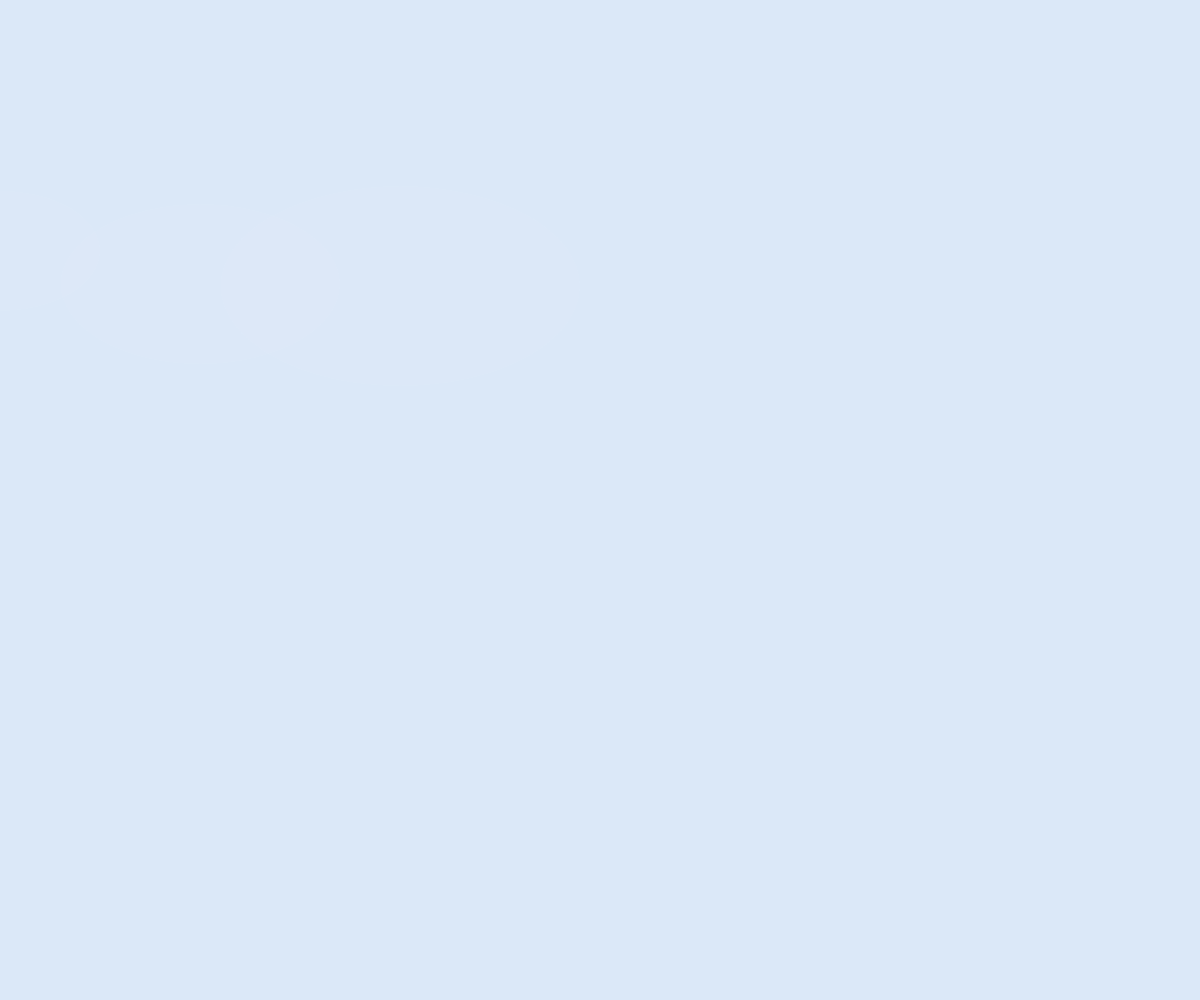
Frame 1 (no input)
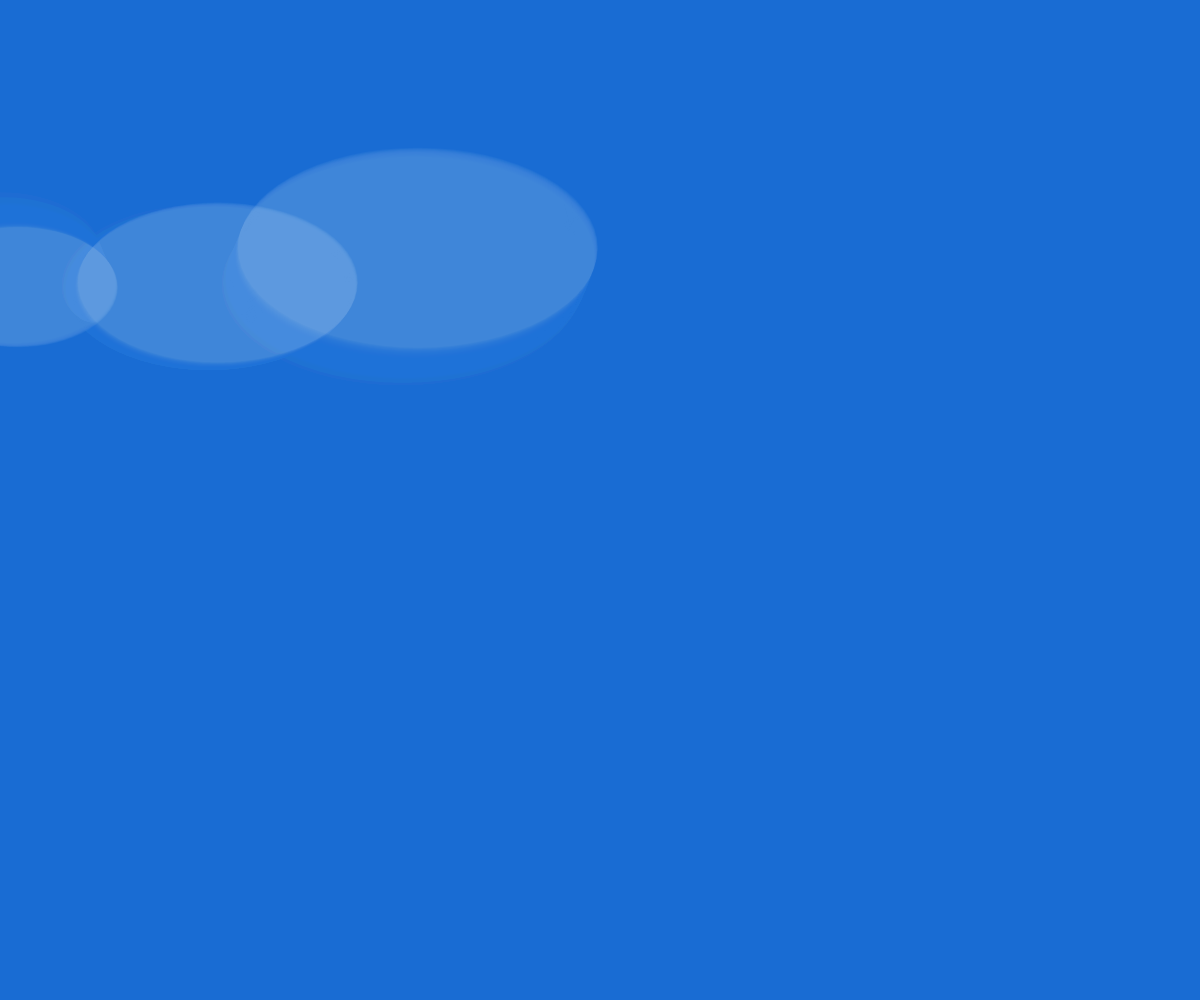
Frame 60 (no input)
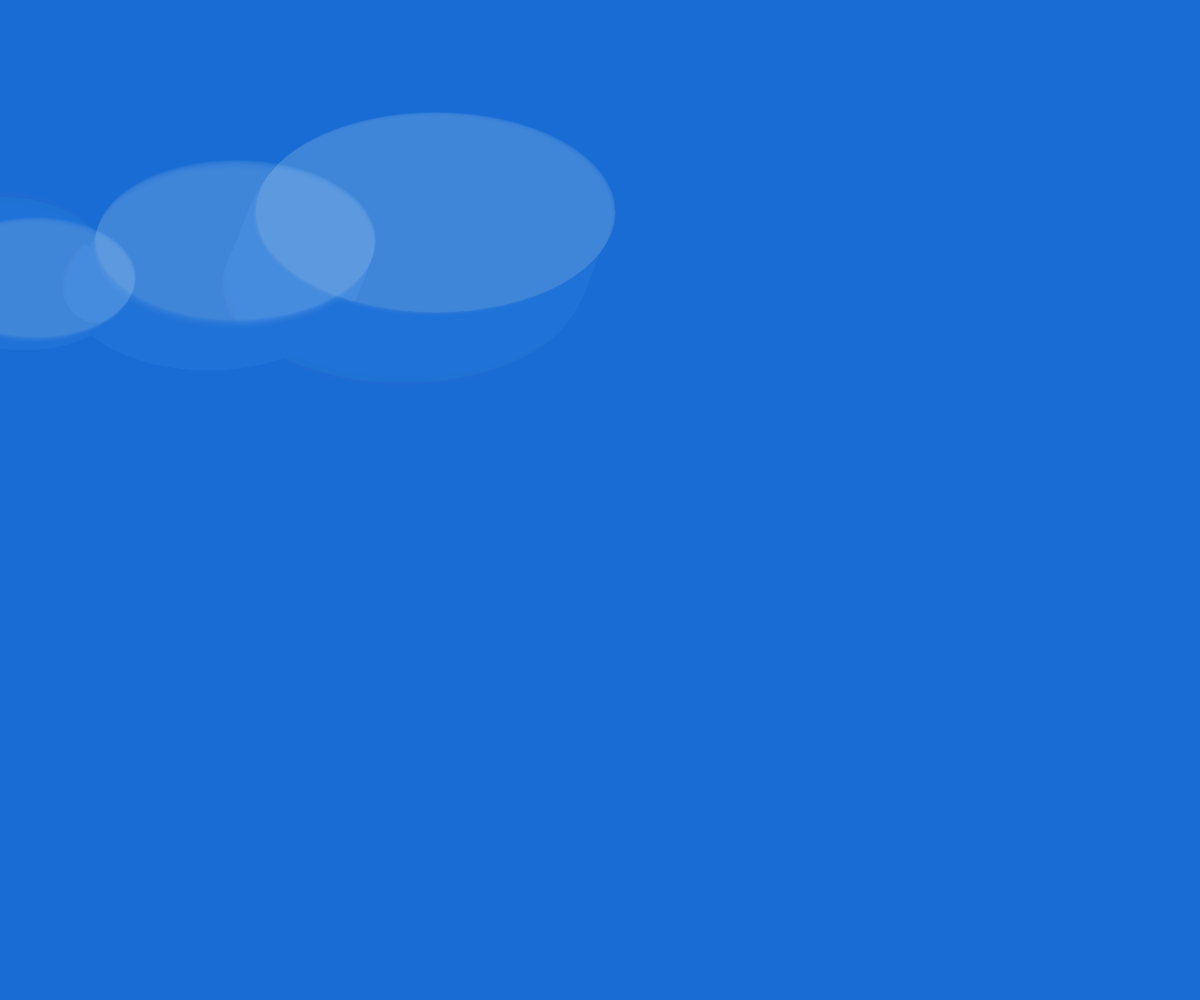
Frame 120 (the mouse pressed at the canvas centre since frame 60)

The p5.js sketch that drew these frames (run headless with seeded random() and noise() and a simulated clock; from frame 60 on, the mouse is pressed at the canvas centre):

// p5.js sketch
// ── sketch.js
// Interactive quiz with CSV download, random 4-question quiz, scoring and visual effects

// 預設題庫（可直接在此修改或改為載入外部檔案）
let questions = [
	{q: '台灣的首都是哪個城市？', choices: ['台北','台中','高雄','台南'], a:0, feedback:'台北是中華民國的首都（政府機關集中地）。'},
	{q: '水的沸點（攝氏）近似為？', choices: ['0','50','100','212'], a:2, feedback:'水在標準大氣壓下約在100°C沸騰。'},
	{q: '哪個行星被稱為紅色星球？', choices: ['金星','火星','木星','土星'], a:1, feedback:'火星因含氧化鐵表面呈紅色。'},
	{q: '光年是什麼單位？', choices: ['時間','長度','質量','亮度'], a:1, feedback:'光年是距離單位，光一年走過的距離。'},
	{q: '地球上最大的洋是？', choices: ['大西洋','印度洋','太平洋','北冰洋'], a:2, feedback:'太平洋是地球上最大、最深的洋。'},
	{q: '下列哪一項不是編程語言？', choices: ['Python','HTML','Java','C++'], a:1, feedback:'HTML 是標記語言，不算一般程式語言。'}
];

let quizQuestions = [];
let currentIndex = 0;
let score = 0;
let answered = 0;
let particles = [];

function setup(){
	createCanvas(windowWidth, windowHeight);
	// try to init UI listeners — DOM should be ready since script is after HTML, but ensure safety
	initUI();
}

function windowResized(){
	resizeCanvas(windowWidth, windowHeight);
}

function draw(){
	// soft background for visual layer
	background(30, 110, 210, 40);

	// floating glows
	noStroke();
	fill(255,255,255,8);
	for(let i=0;i<3;i++) ellipse((frameCount*0.3 + i*200) % width, height*0.25 + sin(frameCount*0.02 + i)*40, 200 + i*80, 120 + i*40);

	// draw and update particles (confetti)
	for(let i = particles.length-1; i>=0; i--){
		particles[i].update();
		particles[i].draw();
		if(particles[i].life <= 0) particles.splice(i,1);
	}
}

function initUI(){
	const dl = document.getElementById('download-csv');
	const st = document.getElementById('start-quiz');
	const rs = document.getElementById('reset-quiz');
	if(dl) dl.onclick = downloadSampleCSV;
	if(st) st.onclick = startQuiz;
	if(rs) rs.onclick = resetQuiz;
}

function downloadSampleCSV(){
	let rows = ['question,choiceA,choiceB,choiceC,choiceD,answerIndex,feedback'];
	for(let it of questions){
		let c = it.choices.slice(0,4);
		while(c.length<4) c.push('');
		let line = [it.q, c[0], c[1], c[2], c[3], it.a, it.feedback].map(v=> '"'+String(v).replace(/"/g,'""')+'"').join(',');
		rows.push(line);
	}
	let csv = rows.join('\n');
	let blob = new Blob([csv], {type: 'text/csv;charset=utf-8;'});
	let url = URL.createObjectURL(blob);
	let a = document.createElement('a');
	a.href = url; a.download = 'sample_questions.csv'; document.body.appendChild(a); a.click(); document.body.removeChild(a);
	URL.revokeObjectURL(url);
}

function startQuiz(){
	if(!questions || questions.length === 0){
		alert('題庫為空，請先加入題目');
		return;
	}
	quizQuestions = shuffleArray(questions.slice()).slice(0,4);
	currentIndex = 0; score = 0; answered = 0;
	showQuestion(currentIndex);
}

function resetQuiz(){
	const area = document.getElementById('quiz-area');
	if(area) area.innerHTML = '';
	quizQuestions = []; currentIndex = 0; score = 0; answered = 0;
}

function showQuestion(idx){
	const area = document.getElementById('quiz-area');
	if(!area) return;
	area.innerHTML = '';
	if(!quizQuestions || idx >= quizQuestions.length){
		showResult(); return;
	}
	const q = quizQuestions[idx];
	const qDiv = document.createElement('div'); qDiv.className = 'question'; qDiv.textContent = `題目 ${idx+1}: ${q.q}`;
	area.appendChild(qDiv);

	const opts = document.createElement('div'); opts.className = 'options';
	for(let i=0;i<q.choices.length;i++){
		const b = document.createElement('button'); b.className = 'opt-btn'; b.textContent = q.choices[i] || '';
		b.onclick = ()=> handleAnswer(b, i, q.a, q.feedback);
		opts.appendChild(b);
	}
	area.appendChild(opts);

	const feedbackDiv = document.createElement('div'); feedbackDiv.className = 'feedback'; feedbackDiv.id = 'feedback'; area.appendChild(feedbackDiv);
}

function handleAnswer(btn, chosen, correct, feedbackText){
	const parent = btn.parentNode; const buttons = parent.querySelectorAll('button');
	buttons.forEach(b=> b.disabled = true);
	const fb = document.getElementById('feedback');
	if(chosen === correct){
		btn.classList.add('correct'); fb.textContent = '答對！ ' + (feedbackText || ''); score++; spawnParticles(mouseX, mouseY, true);
	} else {
		btn.classList.add('wrong'); fb.textContent = '答錯。' + (feedbackText || '') + `（正確：${buttons[correct] ? buttons[correct].textContent : ''}）`;
		if(buttons[correct]) buttons[correct].classList.add('correct'); spawnParticles(mouseX, mouseY, false);
	}
	answered++;
	setTimeout(()=>{ currentIndex++; showQuestion(currentIndex); }, 1100);
}

function showResult(){
	const area = document.getElementById('quiz-area'); if(!area) return;
	area.innerHTML = '';
	const box = document.createElement('div'); box.className = 'score-box'; box.innerHTML = `<div>你答對 ${score} / ${quizQuestions.length} 題</div>`;
	const msg = document.createElement('div'); let feedbackMsg = '';
	if(score === quizQuestions.length) feedbackMsg = '太棒了！全對！';
	else if(score >= 2) feedbackMsg = '不錯，還有進步空間！';
	else feedbackMsg = '加油，下次可再努力！';
	msg.textContent = feedbackMsg; box.appendChild(msg); area.appendChild(box);
	if(score >= 2){ for(let i=0;i<200;i++) spawnParticles(random(width), random(height/3), true); }
	else { for(let i=0;i<80;i++) spawnParticles(random(width), random(height/3), false); }
}

class Particle {
	constructor(x,y,good){ this.x = x; this.y = y; this.vx = random(-3,3); this.vy = random(-6,2); this.size = random(4,10); this.life = random(60,160); this.col = good ? color(random(80,200), random(160,255), random(80,200)) : color(random(200,255), random(90,140), random(90,140)); this.angle = random(TAU); }
	update(){ this.vy += 0.12; this.x += this.vx; this.y += this.vy; this.angle += 0.1; this.life -= 1; }
	draw(){ push(); translate(this.x, this.y); rotate(this.angle); noStroke(); fill(this.col); rectMode(CENTER); rect(0,0,this.size,this.size*0.6); pop(); }
}

function spawnParticles(x,y,good){ for(let i=0;i<12;i++) particles.push(new Particle(x + random(-8,8), y + random(-8,8), good)); }

function shuffleArray(arr){ for(let i = arr.length-1; i>0; i--){ const j = Math.floor(Math.random()*(i+1)); [arr[i], arr[j]] = [arr[j], arr[i]]; } return arr; }


// ── style.css
html, body {
  margin: 0;
  padding: 0;
}

canvas {
  display: block;
}

body {
  font-family: -apple-system, BlinkMacSystemFont, 'Segoe UI', Roboto, 'Noto Sans TC', 'Microsoft JhengHei', sans-serif;
  background: #f3f7fb;
  color: #222;
  /* center the #app container horizontally and vertically */
  display: flex;
  align-items: center;
  justify-content: center;
  min-height: 100vh;
  padding: 16px;
  box-sizing: border-box;
}

#app {
  position: relative;
  z-index: 10;
  padding: 16px;
  max-width: 900px;
  width: 100%;
  margin: 0; /* centered by body flexbox */
  background: rgba(255,255,255,0.95);
  border-radius: 10px;
  box-shadow: 0 6px 18px rgba(0,0,0,0.08);
}

header h1 {
  margin: 0 0 10px 0;
  font-size: 20px;
}

#controls {
  display: flex;
  gap: 8px;
  margin-bottom: 12px;
}

#controls button {
  padding: 8px 12px;
  border-radius: 6px;
  border: none;
  background: linear-gradient(180deg,#4f8ef7,#3a6fdb);
  color: #fff;
  cursor: pointer;
}

#controls button#reset-quiz {
  background: linear-gradient(180deg,#e0e0e0,#bdbdbd);
  color: #222;
}

#quiz-area {
  min-height: 160px;
}

.question {
  font-size: 18px;
  margin-bottom: 12px;
}

.options {
  display: grid;
  grid-template-columns: 1fr 1fr;
  gap: 8px;
}

.opt-btn {
  padding: 10px;
  border-radius: 8px;
  border: 1px solid rgba(0,0,0,0.06);
  background: #fff;
  cursor: pointer;
  transition: transform .08s ease, box-shadow .08s ease;
}

.opt-btn:hover { transform: translateY(-2px); box-shadow: 0 6px 14px rgba(0,0,0,0.06); }

.opt-btn.correct { background: #e6f9e9; border-color: #67c77b; }
.opt-btn.wrong { background: #ffecec; border-color: #ff7b7b; }

.feedback {
  margin-top: 10px;
  font-weight: 600;
}

.score-box {
  padding: 12px;
  margin-top: 12px;
  border-radius: 8px;
  background: linear-gradient(90deg,#fff7d6,#fff);
  border: 1px solid rgba(0,0,0,0.04);
}

/* 確保 canvas 在最下層，效果在後方。並且不要攔截滑鼠事件，
  讓上層的 HTML 元素可被點選（pointer-events: none） */
canvas { position: fixed; left:0; top:0; z-index:0; pointer-events: none; }
